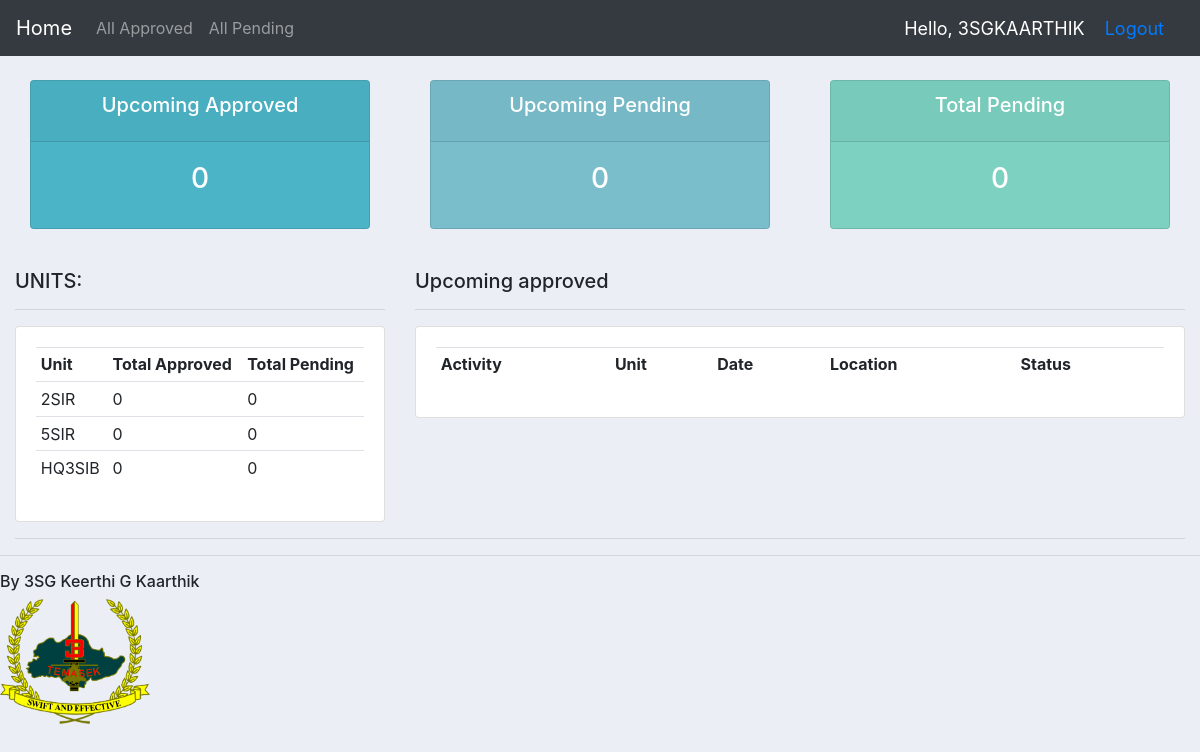
/ (signed in), run on the app's committed database.
### accounts/models.py (models this page shows, shortened)
class customer(models.Model):
    name = models.CharField(max_length=100, null=True)
    user = models.OneToOneField(User,null=True, on_delete=models.CASCADE)
    def NoOfPend(self):
        return len(self.bookingrequest_set.filter(status='Pending'))
    def NoOfAcc(self):
        return len(self.bookingrequest_set.filter(status='Approved'))

### accounts/decorators.py (the view, shortened to what this page needs)
        def wrapper_func(request, *args, **kwargs):
            group = None
            if request.user.groups.exists():
                group = request.user.groups.all()[0].name
            if request.user.is_superuser:
                print('Is super user')
                return view_func(request, *args, **kwargs)

### accounts/views.py (called while the page is built)
@login_required(login_url='login')
@home_page_filter()
def home(request):
    all_cus = customer.objects.order_by('name')
    all_req = BookingRequest.objects.order_by('date_created')
    total_pend = len(BookingRequest.objects.filter(status='Pending', date_needed__gte = date.today()))
    upcoming = date.today() + relativedelta(weeks=+1)
    upcoming_appr = BookingRequest.objects.filter(status = 'Approved', date_needed__gte = date.today(), date_needed__lte = upcoming).order_by('date_needed', 'starting_time')
    upcoming_pend = BookingRequest.objects.filter(status = 'Pending', date_needed__gte = date.today(), date_needed__lte = upcoming)
    context = {'all_cus': all_cus, 'all_req': all_req, 'upcoming_appr': upcoming_appr, 'upcoming_pend': upcoming_pend, 'total_pend': total_pend}
    return render(request, 'accounts/home.html', context)

### accounts/templates/accounts/home.html (shortened to what this page needs)
{%  extends 'accounts/main.html' %}
{% block content %}
{%  include 'accounts/status.html' %}
<br>
<div class="row">
	<div class="col-md-4">
		<h5>UNITS:</h5>
		<hr>
		<div class="card card-body">
			<table class="table table-sm">
				<tr>
					<th>Unit</th>
					<th>Total Approved</th>
					<th>Total Pending</th>
				</tr>
				{% for c in all_cus %}
					<tr onclick="window.location='/users/{{c.id}}';">
						<td>{{c.name}}</td>
						<td>{{c.NoOfAcc}}</td>
						<td>{{c.NoOfPend}}</td>
					</tr>
				{% endfor %}
			</table>
		</div>
	</div>
	<div class="col-md-8">
		<h5>Upcoming approved</h5>
		<hr>
		<div class="card card-body">
			<table class="table table-sm">
				<tr>
					<th>Activity</th>
					<th>Unit</th>
					<th>Date</th>
					<th>Location</th>
					<th>Status</th>
				</tr>
			</table>
		</div>
	</div>
</div>
<hr>
{% endblock %}

### accounts/templates/accounts/main.html (shortened to what this page needs)
{% load static %}
<!DOCTYPE html>
<html>
<head>
	<link rel="stylesheet" href="https://stackpath.bootstrapcdn.com/bootstrap/4.3.1/css/bootstrap.min.css">
	<link rel="stylesheet" type="text/css" href="{% static '/css/main.css' %}">
</head>
<body>
	{%  include 'accounts/navbar.html' %}
	<div class="container-fluid">
	{% block content %}
	{% endblock %}
    </div>
	<hr>
	<h6>By 3SG Keerthi G Kaarthik</h6>
	<img src="{% static 'images/3 SIB.png' %}" width="150px" height="125px">
</body>
</html>

### accounts/templates/accounts/navbar.html (shortened to what this page needs)
<nav class="navbar navbar-expand-lg navbar-dark bg-dark">
  <a class="navbar-brand" href="{% url 'home' %}">Home</a>
  <div class="collapse navbar-collapse" id="navbarNav">
    <ul class="navbar-nav">
      <li class="nav-item">
        <a class="nav-link" href="{% url 'all_accepted' %}">All Approved</a>
      </li>
      <li class="nav-item">
        <a class="nav-link" href="{% url 'all_pending' %}">All Pending</a>
      </li>
    </ul>
  </div>
  <span class="hello-msg">Hello, {{request.user}}</span>
  <span class="hello-msg"><a href="{% url 'logout' %}">Logout</a></span>
</nav>

### accounts/templates/accounts/status.html
<br>
<div class="row">
	<div class="col">
		<div class="col-md">
			<div class="card text-center text-white  mb-3" id="total-orders">
			  	<div class="card-header">
			  		<h5 class="card-title">Upcoming Approved</h5>
			  	</div>
			  	<div class="card-body">
			    	<h3 class="card-title">{{upcoming_appr.count}}</h3>
			  	</div>
			</div>
		</div>
	</div>
	<div class="col">
		<div class="col-md">
			<div class="card text-center text-white  mb-3" id="orders-delivered">
			  	<div class="card-header">
			  		<h5 class="card-title">Upcoming Pending</h5>
			  	</div>
			  	<div class="card-body">
			    	<h3 class="card-title">{{upcoming_pend.count}}</h3>
			  	</div>
			</div>
		</div>
	</div>
	<div class="col">
		<div class="col-md">
			<div class="card text-center text-white  mb-3" id="orders-pending">
			  	<div class="card-header">
			  		<h5 class="card-title">Total Pending</h5>
			  	</div>
			  	<div class="card-body">
			    	<h3 class="card-title">{{total_pend}}</h3>
			  	</div>
			</div>
		</div>
	</div>
</div>

### static/css/main.css (style rules this page uses)
body { background-color: #ebeff5; }
#total-orders { background-color: #4cb4c7; }
#orders-delivered { background-color: #7abecc; }
#orders-pending { background-color: #7CD1C0; }

### accounts/templates/accounts/navbar.html (style rules this page uses)
.hello-msg { font-size: 18px; color: white; margin-right: 20px; }

### data on the page
customer: name "2SIR", NoOfAcc "0", NoOfPend "0"
customer: name "5SIR", NoOfAcc "0", NoOfPend "0"
customer: name "HQ3SIB", NoOfAcc "0", NoOfPend "0"

### other printed values
{{ request.user }} "3SGKAARTHIK"
{{ upcoming_appr.count }} "0"
{{ upcoming_pend.count }} "0"
{{ total_pend }} "0"
